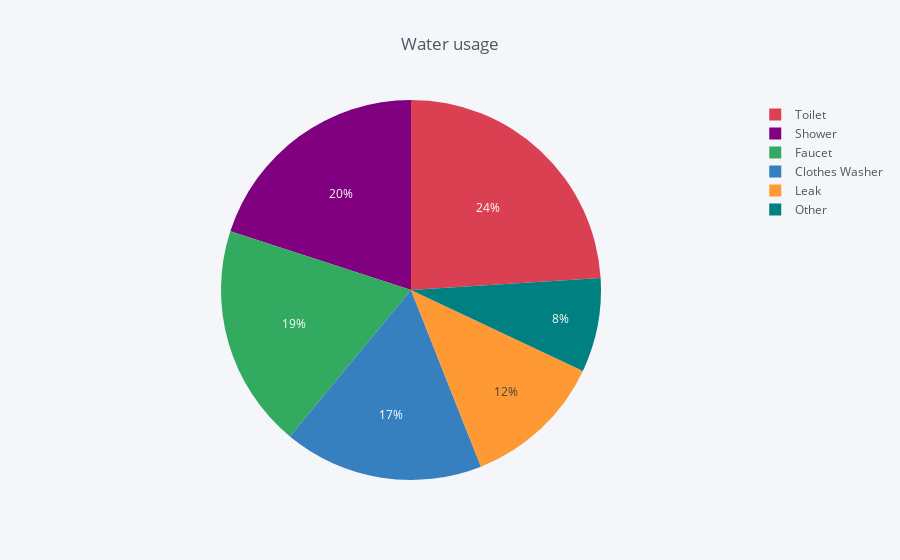

Write notebook code for a chart like this one.
### Code cell
data.iplot(kind='pie', labels ='Usage',values='Percentage',title='Water usage',
                  hoverinfo="label+percent+name")

### Figure 1 — Plotly figure (JSON) as saved in the notebook; plotly's stock layout.template omitted (floating-point values rounded to 4 significant figures)
{"data": [{"labels": ["Leak", "Clothes Washer", "Faucet", "Shower", "Toilet", "Other"], "marker": {"colors": ["rgba(255, 153, 51, 1.0)", "rgba(55, 128, 191, 1.0)", "rgba(50, 171, 96, 1.0)", "rgba(128, 0, 128, 1.0)", "rgba(219, 64, 82, 1.0)", "rgba(0, 128, 128, 1.0)"]}, "name": "", "type": "pie", "values": [12, 17, 19, 20, 24, 8]}], "layout": {"legend": {"bgcolor": "#F5F6F9", "font": {"color": "#4D5663"}}, "paper_bgcolor": "#F5F6F9", "plot_bgcolor": "#F5F6F9", "title": "Water usage", "titlefont": {"color": "#4D5663"}}}
